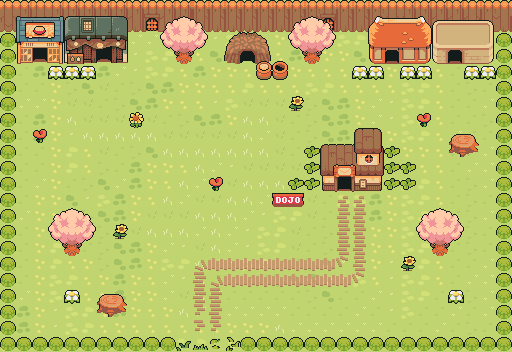

Rendered tile map (Tiled .tmx) drawn with the repository's tilesets; below, a short description and the map source with its tile grids summarised:
An orthogonal 32x22 tile map with 16x16 px tiles, 5 tile layers (floor, floor detail, walls, furniture, ...), 8 tilesets and 9 objects.

<map version="1.9" tiledversion="1.9.2" orientation="orthogonal" renderorder="right-down" width="32" height="22" tilewidth="16" tileheight="16" infinite="0" nextlayerid="14" nextobjectid="31">
 <tileset firstgid="1" source="Sources/Grass tiles v.2.tsx" />
 <tileset firstgid="78" source="Sources/Tall Grass hill tiles v.2.tsx" />
 <tileset firstgid="126" source="Sources/TilesetNature.tsx" />
 <tileset firstgid="462" source="Sources/TilesetHouse.tsx" />
 <tileset firstgid="1221" source="Sources/Wooden House.tsx" />
 <tileset firstgid="1256" source="Sources/TilesetRelief.tsx" />
 <tileset firstgid="1496" source="Sources/Paths.tsx" />
 <tileset firstgid="1512" source="Sources/TilesetFloorDetail.tsx" />
 <objectgroup id="4" name="interactables" offsetx="-0.60241" offsety="0">
  <object id="20" gid="431" x="219.446" y="68.8354" width="57.9116" height="35.9277">
   <properties>
    <property name="inspect_text" value="this   hut   looks    cold,    i    wonder    who    lives    here" />
    <property name="item_id" value="hut_outside" />
    <property name="on_interact" value="show_message" />
   </properties>
  </object>
  <object id="27" gid="431" x="21.446" y="73.8354" width="33.9116" height="16.9277">
   <properties>
    <property name="inspect_text" value="They're closed! I wish I could take just a littttle peek inside" />
    <property name="item_id" value="hut_outside" />
    <property name="on_interact" value="show_message" />
   </properties>
  </object>
  <object id="28" gid="431" x="88.446" y="73.8354" width="33.9116" height="16.9277">
   <properties>
    <property name="inspect_text" value="It's locked... oh well" />
    <property name="item_id" value="hut_outside" />
    <property name="on_interact" value="show_message" />
   </properties>
  </object>
  <object id="29" gid="431" x="374.446" y="72.8354" width="33.9116" height="16.9277">
   <properties>
    <property name="inspect_text" value="Whoever lives here has a green thumb at least" />
    <property name="item_id" value="hut_outside" />
    <property name="on_interact" value="show_message" />
   </properties>
  </object>
  <object id="30" gid="431" x="437.446" y="72.8354" width="33.9116" height="16.9277">
   <properties>
    <property name="inspect_text" value="I hope they don't have a lot of christmas decorations... The attic space is limited" />
    <property name="item_id" value="hut_outside" />
    <property name="on_interact" value="show_message" />
   </properties>
  </object>
  <object id="21" gid="431" x="267.253" y="211.839" width="42.2008" height="25.4699">
   <properties>
    <property name="inspect_text" value="&quot;Dojo This Way&quot;" />
    <property name="item_id" value="5" />
    <property name="on_interact" value="show_message" />
   </properties>
  </object>
  <object id="25" gid="1382" x="322.602" y="207.333" width="43" height="16">
   <properties>
    <property name="destination_room" type="int" value="5" />
    <property name="on_interact" value="room_transition" />
    <property name="transition_direction" type="int" value="0" />
    <property name="transition_id" value="dojo" />
   </properties>
  </object>
  <object id="26" gid="1382" x="175.269" y="338" width="69" height="16">
   <properties>
    <property name="destination_room" type="int" value="1" />
    <property name="on_interact" value="room_transition" />
    <property name="transition_direction" type="int" value="1" />
    <property name="transition_id" value="main_room" />
   </properties>
  </object>
 </objectgroup>
 <objectgroup id="12" name="Animation">
  <object id="23" gid="1284" x="109.167" y="224.667" width="100.5" height="124" />
 </objectgroup>
 <layer id="6" name="floor" width="32" height="22">
  <data>[704 cells, 704 non-empty, 18 distinct tile ids]</data>
 </layer>
 <layer id="13" name="floor detail" width="32" height="22">
  <data>[704 cells, 36 non-empty, 6 distinct tile ids]</data>
 </layer>
 <layer id="1" name="walls" width="32" height="22">
  <data>[704 cells, 134 non-empty, 13 distinct tile ids]</data>
 </layer>
 <layer id="2" name="furniture" width="32" height="22">
  <data>[704 cells, 85 non-empty, 56 distinct tile ids]</data>
 </layer>
 <layer id="9" name="over layer" width="32" height="22">
  <data>[704 cells, 66 non-empty, 39 distinct tile ids]</data>
 </layer>
</map>
